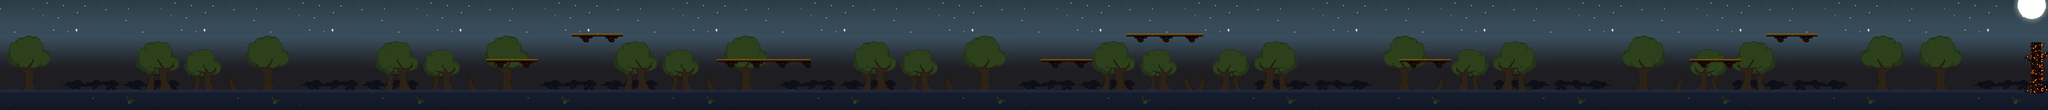

Tiled map render using the project's own tile images. Description and the map definition, with tile-layer contents summarised, below:
An orthogonal 240x13 tile map with 16x16 px tiles, 2 tile layers (Background, Graphics), 4 tilesets and 53 objects.

<map version="1.8" tiledversion="1.8.4" orientation="orthogonal" renderorder="right-down" width="240" height="13" tilewidth="16" tileheight="16" infinite="0" nextlayerid="13" nextobjectid="65">
 <tileset firstgid="1" source="background.tsx" />
 <tileset firstgid="981" source="AutumnHillsWall1x4_16.tsx" />
 <tileset firstgid="993" source="MovingPlatform_8.tsx" />
 <tileset firstgid="996" source="Ground.tsx" />
 <layer id="1" name="Background" width="240" height="13">
  <data>[3120 cells, 2640 non-empty, 272 distinct tile ids]</data>
 </layer>
 <layer id="2" name="Graphics" width="240" height="13">
  <data>[3120 cells, 554 non-empty, 49 distinct tile ids]</data>
 </layer>
 <objectgroup id="4" name="ground">
  <object id="64" x="0" y="176" width="3840" height="32" />
 </objectgroup>
 <objectgroup id="5" name="enemies">
  <object id="5" x="688" y="160" width="16" height="16" />
  <object id="6" x="1008" y="160" width="16" height="16" />
  <object id="7" x="1360" y="160" width="16" height="16" />
  <object id="8" x="2048" y="160" width="16" height="16" />
  <object id="9" x="2224" y="160" width="16" height="16" />
  <object id="11" x="2784" y="160" width="16" height="16" />
  <object id="12" x="3200" y="96" width="16" height="16" />
  <object id="13" x="3344" y="48" width="16" height="16" />
  <object id="14" x="2672" y="96" width="16" height="16" />
  <object id="15" x="2160" y="48" width="16" height="16" />
  <object id="16" x="2000" y="96" width="16" height="16" />
 </objectgroup>
 <objectgroup id="6" name="platform">
  <object id="17" x="2624" y="112" width="96" height="16" />
  <object id="18" x="2112" y="64" width="144" height="16" />
  <object id="19" x="1952" y="112" width="96" height="16" />
  <object id="20" x="1344" y="112" width="192" height="16" />
  <object id="21" x="1072" y="64" width="96" height="16" />
  <object id="22" x="912" y="112" width="96" height="16" />
  <object id="24" x="3168" y="112" width="96" height="16" />
  <object id="25" x="3312" y="64" width="96" height="16" />
 </objectgroup>
 <objectgroup id="7" name="finish">
  <object id="62" x="3808" y="80" width="16" height="96" />
 </objectgroup>
 <objectgroup id="8" name="barrier">
  <object id="27" x="3264" y="96" height="16" />
  <object id="28" x="3168" y="96" height="16" />
  <object id="29" x="3312" y="48" height="16" />
  <object id="30" x="3408" y="48" height="16" />
  <object id="31" x="2592" y="160" height="16" />
  <object id="32" x="3168" y="160" height="16" />
  <object id="33" x="1872" y="160" height="16" />
  <object id="34" x="1200" y="160" height="16" />
  <object id="35" x="0" y="192" height="16" />
  <object id="36" x="1952" y="96" height="16" />
  <object id="37" x="2048" y="96" height="16" />
  <object id="38" x="2112" y="48" height="16" />
  <object id="39" x="2256" y="48" height="16" />
  <object id="40" x="2624" y="96" height="16" />
  <object id="41" x="2720" y="96" height="16" />
 </objectgroup>
 <objectgroup id="9" name="coins">
  <object id="43" x="3376" y="160" width="16" height="16" />
  <object id="44" x="3232" y="96" width="16" height="16" />
  <object id="45" x="3376" y="48" width="16" height="16" />
  <object id="46" x="2640" y="96" width="16" height="16" />
  <object id="47" x="2224" y="48" width="16" height="16" />
  <object id="48" x="2176" y="48" width="16" height="16" />
  <object id="49" x="2128" y="48" width="16" height="16" />
  <object id="51" x="1968" y="96" width="16" height="16" />
  <object id="52" x="1504" y="96" width="16" height="16" />
  <object id="53" x="1424" y="96" width="16" height="16" />
  <object id="54" x="1360" y="96" width="16" height="16" />
  <object id="55" x="1120" y="48" width="16" height="16" />
  <object id="56" x="944" y="96" width="16" height="16" />
 </objectgroup>
 <objectgroup id="10" name="health">
  <object id="57" x="1728" y="160" width="16" height="16" />
  <object id="58" x="2400" y="160" width="16" height="16" />
  <object id="59" x="3584" y="160" width="16" height="16" />
 </objectgroup>
 <objectgroup id="11" name="skylimit">
  <object id="4" x="0" y="0" width="3840" />
 </objectgroup>
</map>
